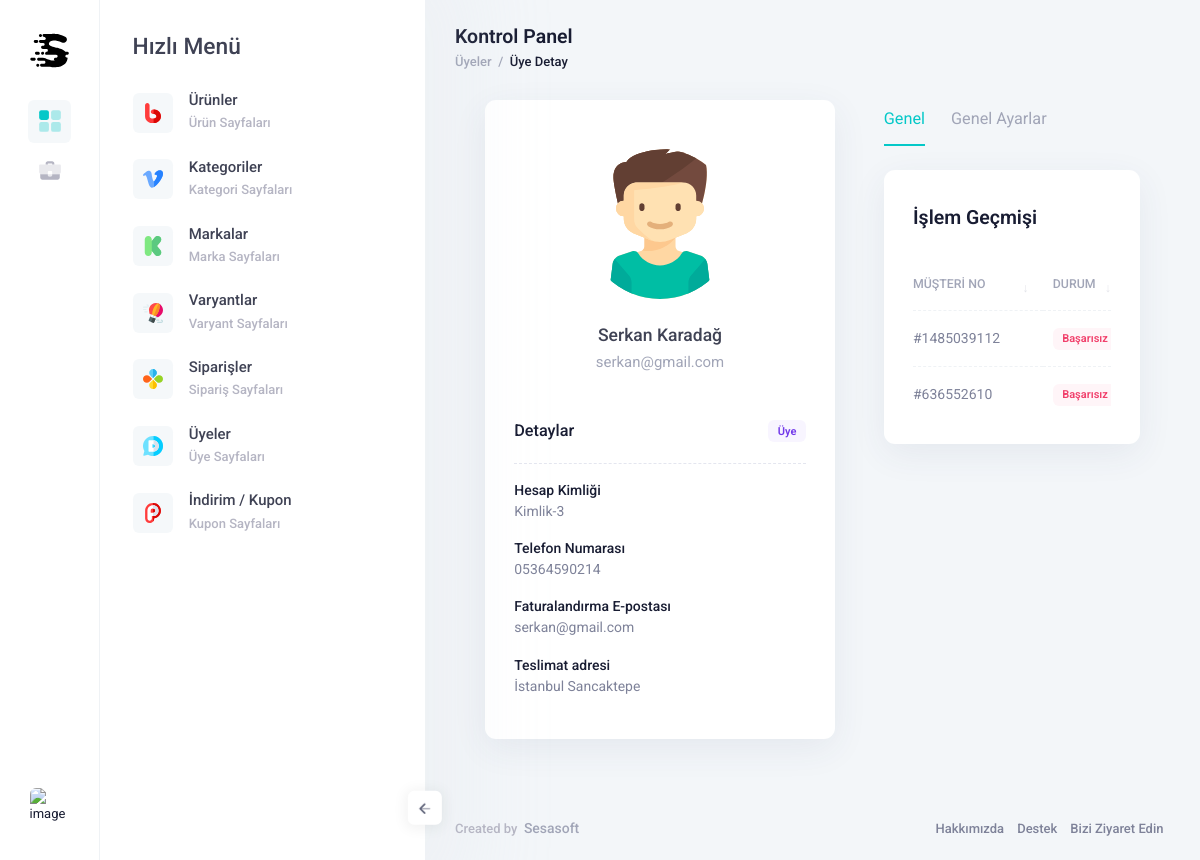
Screenshot of /panel/membersView/3 (signed in) with the database file from the repository.
### tables this page shows
CREATE TABLE `members` (
  `id` int(11) NOT NULL,
  `name` varchar(60) NOT NULL,
  `email` varchar(60) NOT NULL,
  `password` varchar(60) NOT NULL,
  `phone` varchar(60) NOT NULL,
  `description` varchar(255) NOT NULL,
  `adress` varchar(255) NOT NULL,
  `city` varchar(60) NOT NULL,
  `district` varchar(60) NOT NULL,
  `postCode` int(11) NOT NULL,
  `country` varchar(60) NOT NULL,
  `status` int(11) NOT NULL DEFAULT 1
);

CREATE TABLE `orders` (
  `id` int(11) NOT NULL,
  `name` varchar(60) NOT NULL,
  `email` varchar(60) NOT NULL,
  `adres` text NOT NULL,
  `numara` varchar(60) NOT NULL,
  `siparisnot` varchar(255) NOT NULL,
  `toplamTutar` varchar(60) NOT NULL,
  `kuponsuzTutar` varchar(60) NOT NULL,
  `secenek` int(11) NOT NULL,
  `secenekdeger` text NOT NULL,
  `urunbilgi` text NOT NULL,
  `kupon` varchar(60) NOT NULL,
  `uyeId` int(11) NOT NULL,
  `siparisNo` varchar(60) NOT NULL,
  `durum` int(11) NOT NULL DEFAULT 0,
  `tarih` varchar(60) NOT NULL
);

### panel/include/members/view.php (the view, shortened to what this page needs)
<?php function membersView() { global $db; global $menu;
    $member = $db->query("select * from members where id = $menu[4] limit 1")->fetch();
    breadcrumb('Kontrol Panel','Üyeler','Üye Detay'); ?>
    <div class="content d-flex flex-column flex-column-fluid" id="kt_content">
        <div class="container-xxl" id="kt_content_container">
            <div id="kt_app_content" class="app-content  flex-column-fluid ">
                <div id="kt_app_content_container" class="app-container  container-xxl ">
                    <div class="d-flex flex-column flex-xl-row">
                        <div class="flex-column flex-lg-row-auto w-100 w-xl-350px mb-10">
                            <div class="card mb-5 mb-xl-8">
                                <div class="card-body pt-15">
                                    <div class="d-flex flex-center flex-column mb-5">
                                        <div class="symbol symbol-150px symbol-circle mb-7">
                                            <img src="assets/media/svg/avatars/001-boy.svg" alt="image">
                                        </div>
                                        <a href="#" class="fs-3 text-gray-800 text-hover-primary fw-bold mb-1">
                                            <?=$member['name']?>
                                        </a>
                                        <a href="#" class="fs-5 fw-semibold text-muted text-hover-primary mb-6">
                                            <?=$member['email']?>
                                        </a>
                                    </div>
                                    <div class="d-flex flex-stack fs-4 py-3">
                                        <div class="fw-bold">
                                            Detaylar
                                        </div>
                                        <div class="badge badge-light-info d-inline">Üye</div>
                                    </div>
                                    <div class="separator separator-dashed my-3"></div>
                                    <div class="pb-5 fs-6">
                                        <div class="fw-bold mt-5">Hesap Kimliği</div>
                                        <div class="text-gray-600">Kimlik-<?=$member['id']?></div>
                                        <div class="fw-bold mt-5">Telefon Numarası</div>
                                        <div class="text-gray-600"><?=$member['phone']?></div>
                                        <div class="fw-bold mt-5">Faturalandırma E-postası</div>
                                        <div class="text-gray-600"><a href="#" class="text-gray-600 text-hover-primary"><?=$member['email']?></a></div>
                                        <div class="fw-bold mt-5">Teslimat adresi</div>
                                        <div class="text-gray-600"><?=$member['adress']?></div>
                                    </div>
                                </div>
                            </div>
                        </div>
                        <div class="flex-lg-row-fluid ms-lg-15">
                            <ul class="nav nav-custom nav-tabs nav-line-tabs nav-line-tabs-2x border-0 fs-4 fw-semibold mb-8" role="tablist">
                                <li class="nav-item" role="presentation">
                                    <a class="nav-link text-active-primary pb-4 active" data-bs-toggle="tab" href="#kt_ecommerce_customer_overview" aria-selected="true" role="tab">Genel</a>
                                </li>
                                <li class="nav-item" role="presentation">
                                    <a class="nav-link text-active-primary pb-4" data-bs-toggle="tab" href="#kt_ecommerce_customer_general" aria-selected="false" role="tab" tabindex="-1">Genel Ayarlar</a>
                                </li>
                            </ul>
                            <div class="tab-content" id="myTabContent">
                                <div class="tab-pane fade active show" id="kt_ecommerce_customer_overview" role="tabpanel">
                                    <div class="card pt-4 mb-6 mb-xl-9">
                                        <div class="card-header border-0">
                                            <div class="card-title">
                                                <h2>İşlem Geçmişi</h2>
                                            </div>
                                        </div>
                                        <div class="card-body pt-0 pb-5">
                                            <div id="kt_ecommerce_products_table_wrapper" class="dataTables_wrapper dt-bootstrap4 no-footer">
                                                <div class="table-responsive">
                                                    <table class="table align-middle table-row-dashed gy-5 dataTable no-footer" id="kt_datatable_example">
                                                        <thead class="border-bottom border-gray-200 fs-7 fw-bold">
                                                        <tr class="text-start text-muted text-uppercase gs-0">
                                                            <th class="min-w-100px sorting" tabindex="0" rowspan="1" colspan="1">Müşteri No</th>
                                                            <th class="sorting" tabindex="0" rowspan="1" colspan="1">Durum</th>
                                                            <th class="min-w-100px sorting_disabled" rowspan="1" colspan="1">Tarih</th></tr>
                                                        </thead>
                                                        <tbody class="fs-6 fw-semibold text-gray-600"><?php $uyeId = $member['id'] ?>
                                                        <?php $orders = $db->query("select * from orders where uyeId = '$uyeId' order by id ASC")->fetchAll();
                                                        foreach ($orders as $order) { ?>
                                                            <tr class="odd">
                                                                <td>
                                                                    <a href="#" class="text-gray-600 text-hover-primary mb-1">#<?=$order['siparisNo']?></a>
                                                                </td>
                                                                <?php $status = ($order['durum'] == '1') ? '<div class="badge badge-light-success">Başarılı</div>' : '<div class="badge badge-light-danger">Başarısız</div>'; ?>
                                                                <td class="pe-0" data-order="Scheduled"><?=$status?></td>
                                                            </tr>
                                                        <?php } ?>
                                                        </tbody>
                                                    </table>
                                                </div>
                                            </div>
                                        </div>
                                    </div>
                                </div>
                            </div>
                        </div>
                    </div>
                </div>
            </div>
        </div>
    </div>
<?php }

### rows the page displays
members: name "Serkan Karadağ", email "serkan@gmail.com", id "3", phone "05364590214", adress "İstanbul Sancaktepe"
orders: siparisNo "1485039112", durum "Başarısız"
orders: siparisNo "636552610", durum "Başarısız"

### other values shown
$var1 "Kontrol Panel"
$var2 "Üyeler"
$var3 "Üye Detay"
